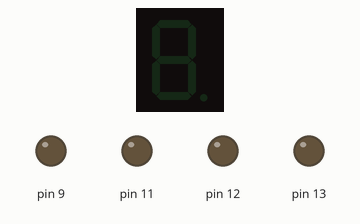
Simulated run of this sketch. Board: Arduino Uno, built with avr-gcc and run on an emulated ATmega328P. On the bench: 1-digit seven-segment display, output pins drawn as LEDs (lit = HIGH).

Above: at 0.1 s.
At 1.1 s:
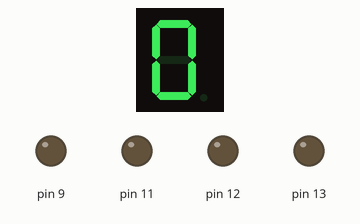
At 2.1 s:
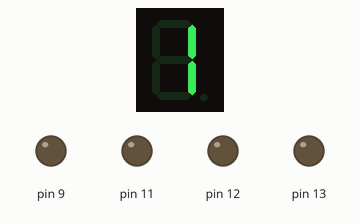
At 5.1 s:
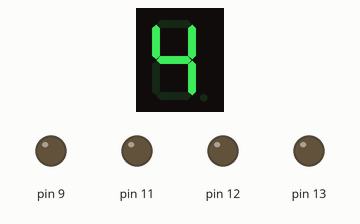
At 7.1 s:
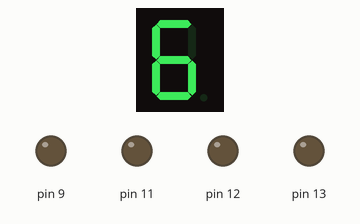
At 10.1 s:
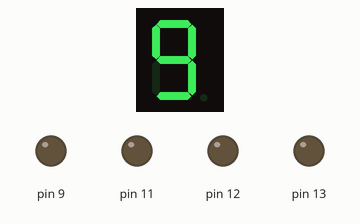

Measured:
- by itself, everything shown: repeats every 10.0 s, in 10 steps
- what the display in image 1 shows lasts 1.0 s, from 1.0 s to 2.0 s

The sketch:

ssd.ino
```cpp
#include "SevSeg.h"
SevSeg sevseg;

void setup()
{
    pinMode(9, OUTPUT);
    pinMode(11, OUTPUT);
    pinMode(12, OUTPUT);
    pinMode(13, OUTPUT);

    byte numDigits = 1;
    byte digitPins[] = {};
    byte segmentPins[] = {2, 3, 4, 5, 6, 7, 8};
    bool resistorsOnSegments = true;

    byte hardwareConfig = COMMON_ANODE;
    sevseg.begin(hardwareConfig, numDigits, digitPins, segmentPins, resistorsOnSegments);
    sevseg.setBrightness(90);
}

void loop()
{
    /*digitalWrite(9, LOW);
    digitalWrite(11, LOW);
    digitalWrite(12, LOW);
    digitalWrite(13, LOW);*/

    for(int i = 0; i < 10; i++){
        sevseg.setNumber(i);
        delay(1000);
        sevseg.refreshDisplay();
        }
}
```
